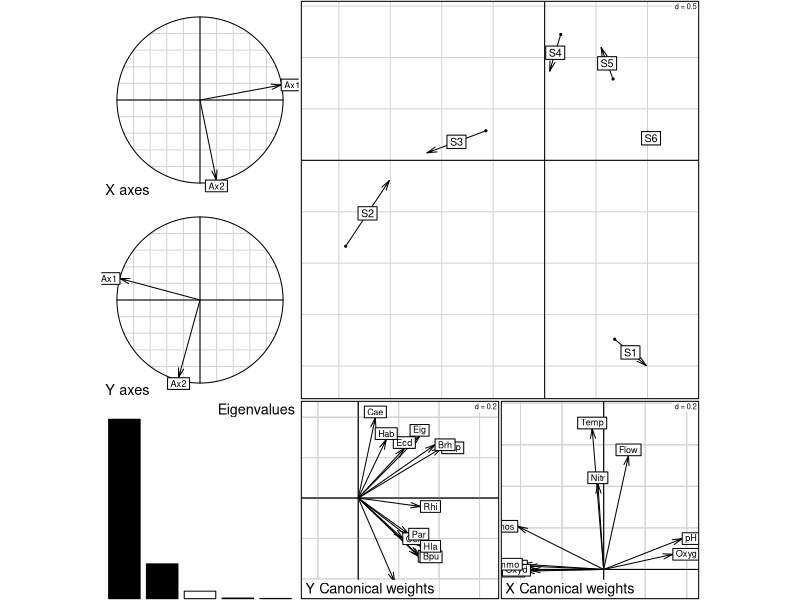

Source code (R):
library(ade4)


### Name: costatis
### Title: STATIS and Co-Inertia : Analysis of a series of paired
###   ecological tables
### Aliases: costatis
### Keywords: multivariate

### ** Examples

data(meau)
wit1 <- withinpca(meau$env, meau$design$season, scan = FALSE, scal = "total")
pcaspe <- dudi.pca(meau$spe, scale = FALSE, scan = FALSE, nf = 2)
wit2 <- wca(pcaspe, meau$design$season, scan = FALSE, nf = 2)
kta1 <- ktab.within(wit1, colnames = rep(c("S1","S2","S3","S4","S5","S6"), 4))
kta2 <- ktab.within(wit2, colnames = rep(c("S1","S2","S3","S4","S5","S6"), 4))
costatis1 <- costatis(kta1, kta2, scan = FALSE)
plot(costatis1)
